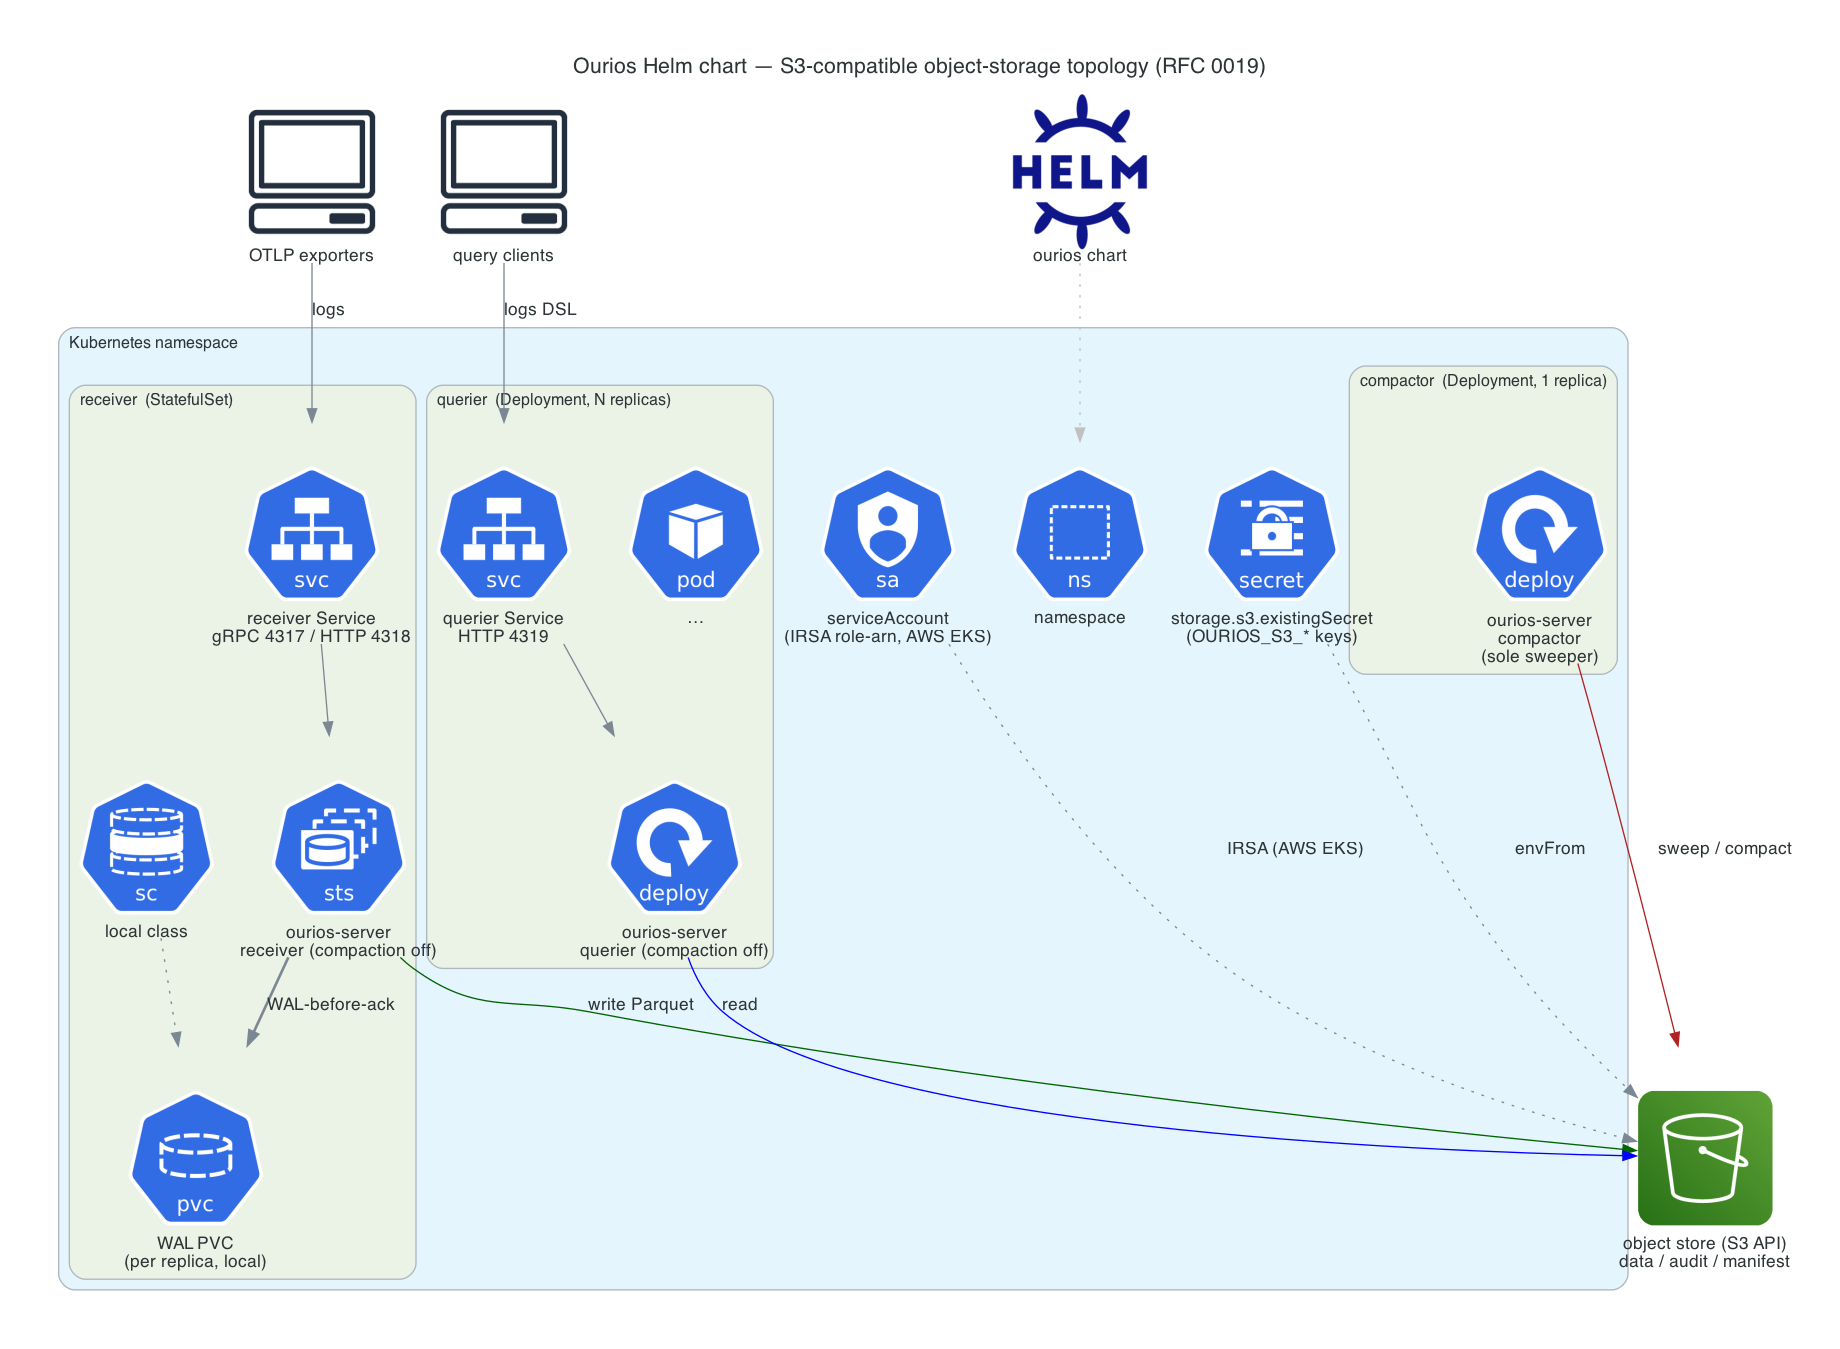

Source code (Python):
#!/usr/bin/env python3
"""Render the Ourios Helm chart topology (RFC 0019, S3-compatible object storage).

Generates `topology.png` next to this file using the mingrammer `diagrams`
library (https://diagrams.mingrammer.com/) and its Kubernetes node set
(https://diagrams.mingrammer.com/docs/nodes/k8s). Requires Graphviz (`dot`)
and the `diagrams` package:

    python3 -m venv .venv && . .venv/bin/activate
    pip install diagrams        # plus a system Graphviz install
    python deploy/helm/ourios/docs/topology.py

This diagram lives with the chart (outside the `docs/` mdBook tree), so the
mdBook diagram conventions (`CLAUDE.md` §6.7: Mermaid for RFCs, SVG for
lectures) do not apply; the chart README embeds the rendered PNG. Keep this
script in sync with the chart when the topology changes.
"""

from pathlib import Path

from diagrams import Cluster, Diagram, Edge

# Kubernetes node icons — https://diagrams.mingrammer.com/docs/nodes/k8s
from diagrams.k8s.compute import Deployment, Pod, StatefulSet
from diagrams.k8s.ecosystem import Helm
from diagrams.k8s.group import Namespace
from diagrams.k8s.network import Service
from diagrams.k8s.podconfig import Secret
from diagrams.k8s.rbac import ServiceAccount
from diagrams.k8s.storage import PVC, StorageClass

# The store is external object storage (the S3 icon is the recognizable
# object-store glyph; the backend is any S3-compatible provider, not AWS-only).
# Clients are off-cluster.
from diagrams.aws.storage import S3
from diagrams.onprem.client import Client

OUTFILE = Path(__file__).with_suffix("")  # .../topology -> diagrams appends .png

graph_attr = {"fontsize": "16", "labelloc": "t", "pad": "0.5", "splines": "spline"}

with Diagram(
    "Ourios Helm chart — S3-compatible object-storage topology (RFC 0019)",
    filename=str(OUTFILE),
    show=False,
    direction="TB",
    outformat="png",
    graph_attr=graph_attr,
):
    otlp = Client("OTLP exporters")
    user = Client("query clients")
    chart = Helm("ourios chart")

    with Cluster("Kubernetes namespace"):
        ns = Namespace("namespace")
        sa = ServiceAccount("serviceAccount\n(IRSA role-arn, AWS EKS)")
        secret = Secret("storage.s3.existingSecret\n(OURIOS_S3_* keys)")

        with Cluster("receiver  (StatefulSet)"):
            rcv_svc = Service("receiver Service\ngRPC 4317 / HTTP 4318")
            rcv = StatefulSet("ourios-server\nreceiver (compaction off)")
            # Per-replica durable WAL — local PVC, NEVER S3 (§3.4 / §3.6).
            wal_sc = StorageClass("local class")
            wal = PVC("WAL PVC\n(per replica, local)")
            rcv_svc >> rcv
            rcv >> Edge(label="WAL-before-ack", style="bold") >> wal
            wal_sc >> Edge(style="dotted") >> wal

        with Cluster("querier  (Deployment, N replicas)"):
            qry_svc = Service("querier Service\nHTTP 4319")
            qry = [
                Deployment("ourios-server\nquerier (compaction off)"),
                Pod("…"),
            ]
            qry_svc >> qry[0]

        with Cluster("compactor  (Deployment, 1 replica)"):
            cmp = Deployment("ourios-server\ncompactor\n(sole sweeper)")

    s3 = S3("object store (S3 API)\ndata / audit / manifest")

    # The chart renders the namespaced objects.
    chart >> Edge(style="dotted", color="gray") >> ns

    # Ingress edges.
    otlp >> Edge(label="logs") >> rcv_svc
    user >> Edge(label="logs DSL") >> qry_svc

    # Data paths to the shared object store. The receiver and querier set
    # OURIOS_COMPACTION_ENABLED=0, so ONLY the dedicated compactor sweeps
    # (RFC 0009 §3.2) — no "also sweeps" edges from receiver/querier.
    rcv >> Edge(label="write Parquet", color="darkgreen") >> s3
    qry[0] >> Edge(label="read", color="blue") >> s3
    cmp >> Edge(label="sweep / compact", color="firebrick") >> s3

    # Credentials reach the store one of two mutually-exclusive ways: a mounted
    # Secret of S3-named keys (envFrom) OR, on AWS EKS, IRSA on the ServiceAccount.
    secret >> Edge(style="dotted", label="envFrom") >> s3
    sa >> Edge(style="dotted", label="IRSA (AWS EKS)") >> s3
